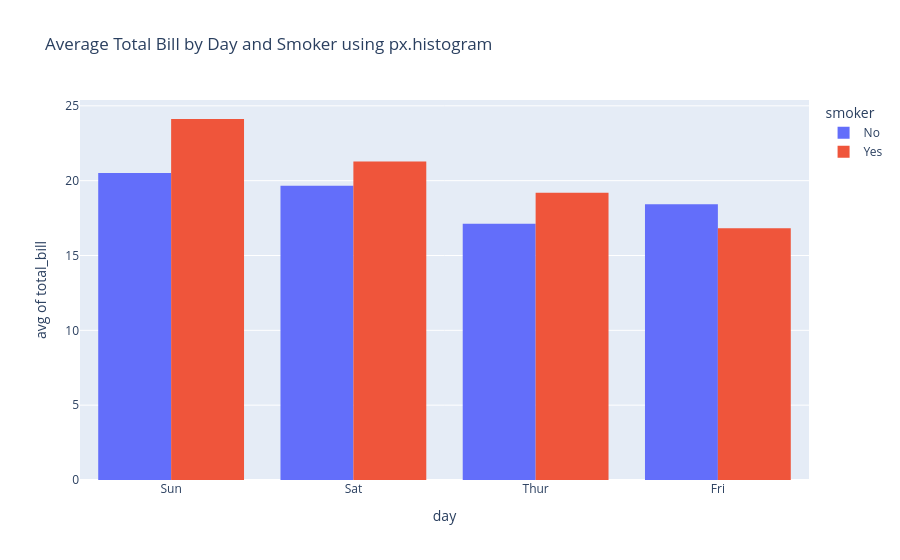

Notebook code cell kept with this figure:
### Markdown cell above
## 13. Alternative: Use `px.histogram()` for Aggregated Bar Charts

### Request
Create an average bar chart directly using Plotly.

### Explanation
`px.bar()` does not have `histfunc`.
For automatic aggregation, use `px.histogram()` with `histfunc="avg"`.

### Code cell
fig = px.histogram(
    data_frame=df,
    x="day",
    y="total_bill",
    color="smoker",
    barmode="group",
    histfunc="avg",
    title="Average Total Bill by Day and Smoker using px.histogram"
)

fig.show()

### Figure 1 — Plotly figure (JSON) as saved in the notebook; plotly's stock layout.template omitted (floating-point values rounded to 4 significant figures; data arrays with more than 128 entries replaced by an {"elided": "..."} marker saying what was removed)
{"data": [{"alignmentgroup": "True", "bingroup": "x", "histfunc": "avg", "hovertemplate": "smoker=No<br>day=%{x}<br>avg of total_bill=%{y}<extra></extra>", "legendgroup": "No", "marker": {"color": "#636efa", "pattern": {"shape": ""}}, "name": "No", "offsetgroup": "No", "orientation": "v", "showlegend": true, "x": {"elided": "151 str values"}, "xaxis": "x", "y": {"elided": "151 float values"}, "yaxis": "y", "type": "histogram"}, {"alignmentgroup": "True", "bingroup": "x", "histfunc": "avg", "hovertemplate": "smoker=Yes<br>day=%{x}<br>avg of total_bill=%{y}<extra></extra>", "legendgroup": "Yes", "marker": {"color": "#EF553B", "pattern": {"shape": ""}}, "name": "Yes", "offsetgroup": "Yes", "orientation": "v", "showlegend": true, "x": ["Sat", "Sat", "Sat", "Sat", "Sat", "Sat", "Sat", "Sat", "Sat", "Sat", "Sat", "Thur", "Thur", "Fri", "Fri", "Fri", "Fri", "Fri", "Fri", "Fri", "Fri", "Fri", "Sat", "Sat", "Sat", "Sat", "Sat", "Sat", "Thur", "Sun", "Sat", "Sat", "Sat", "Sat", "Sun", "Sun", "Sun", "Sun", "Sun", "Sun", "Sun", "Sun", "Sun", "Sun", "Sun", "Sun", "Sun", "Sun", "Sun", "Sun", "Sun", "Sun", "Thur", "Thur", "Thur", "Thur", "Thur", "Thur", "Thur", "Thur", "Thur", "Thur", "Thur", "Thur", "Thur", "Thur", "Sat", "Sat", "Sat", "Sat", "Sat", "Sat", "Sat", "Sat", "Sat", "Sat", "Sat", "Sat", "Sat", "Fri", "Fri", "Fri", "Fri", "Fri", "Fri", "Sat", "Sat", "Sat", "Sat", "Sat", "Sat", "Sat", "Sat"], "xaxis": "x", "y": [38.01, 11.24, 20.29, 13.81, 11.02, 18.29, 3.07, 15.01, 26.86, 25.28, 17.92, 19.44, 32.68, 28.97, 5.75, 16.32, 40.17, 27.28, 12.03, 21.01, 11.35, 15.38, 44.3, 22.42, 15.36, 20.49, 25.21, 14.31, 16.0, 17.51, 10.59, 10.63, 50.81, 15.81, 7.25, 31.85, 16.82, 32.9, 17.89, 14.48, 9.6, 34.63, 34.65, 23.33, 45.35, 23.17, 40.55, 20.9, 30.46, 18.15, 23.1, 15.69, 19.81, 28.44, 15.48, 16.58, 10.34, 43.11, 13.0, 13.51, 18.71, 12.74, 13.0, 16.4, 20.53, 16.47, 26.59, 38.73, 24.27, 12.76, 30.06, 25.89, 13.27, 28.17, 12.9, 28.15, 11.59, 7.74, 30.14, 12.16, 13.42, 8.58, 13.42, 16.27, 10.09, 22.12, 24.01, 15.69, 15.53, 12.6, 32.83, 27.18, 22.67], "yaxis": "y", "type": "histogram"}], "layout": {"xaxis": {"anchor": "y", "domain": [0.0, 1.0], "title": {"text": "day"}}, "yaxis": {"anchor": "x", "domain": [0.0, 1.0], "title": {"text": "avg of total_bill"}}, "legend": {"title": {"text": "smoker"}, "tracegroupgap": 0}, "title": {"text": "Average Total Bill by Day and Smoker using px.histogram"}, "barmode": "group"}}
